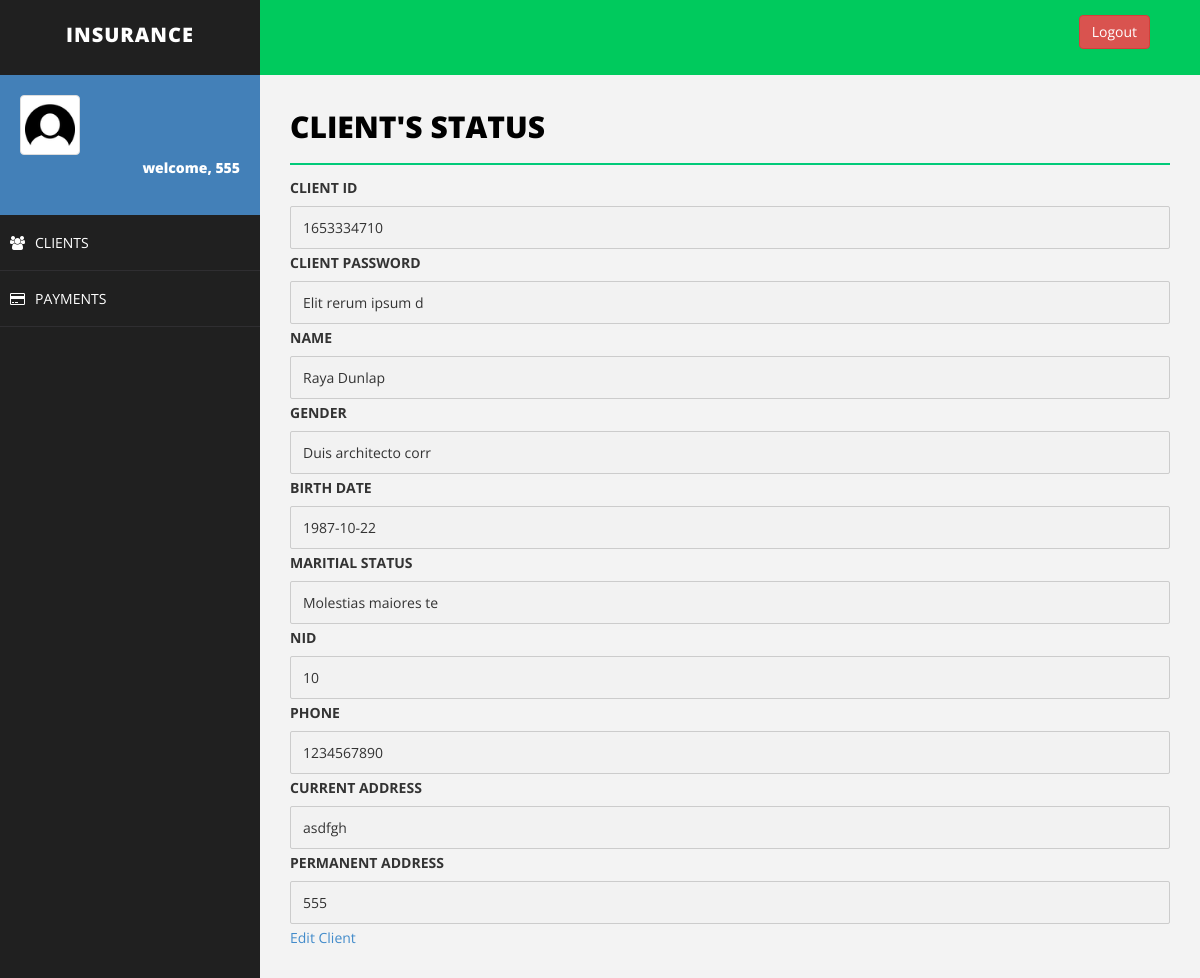
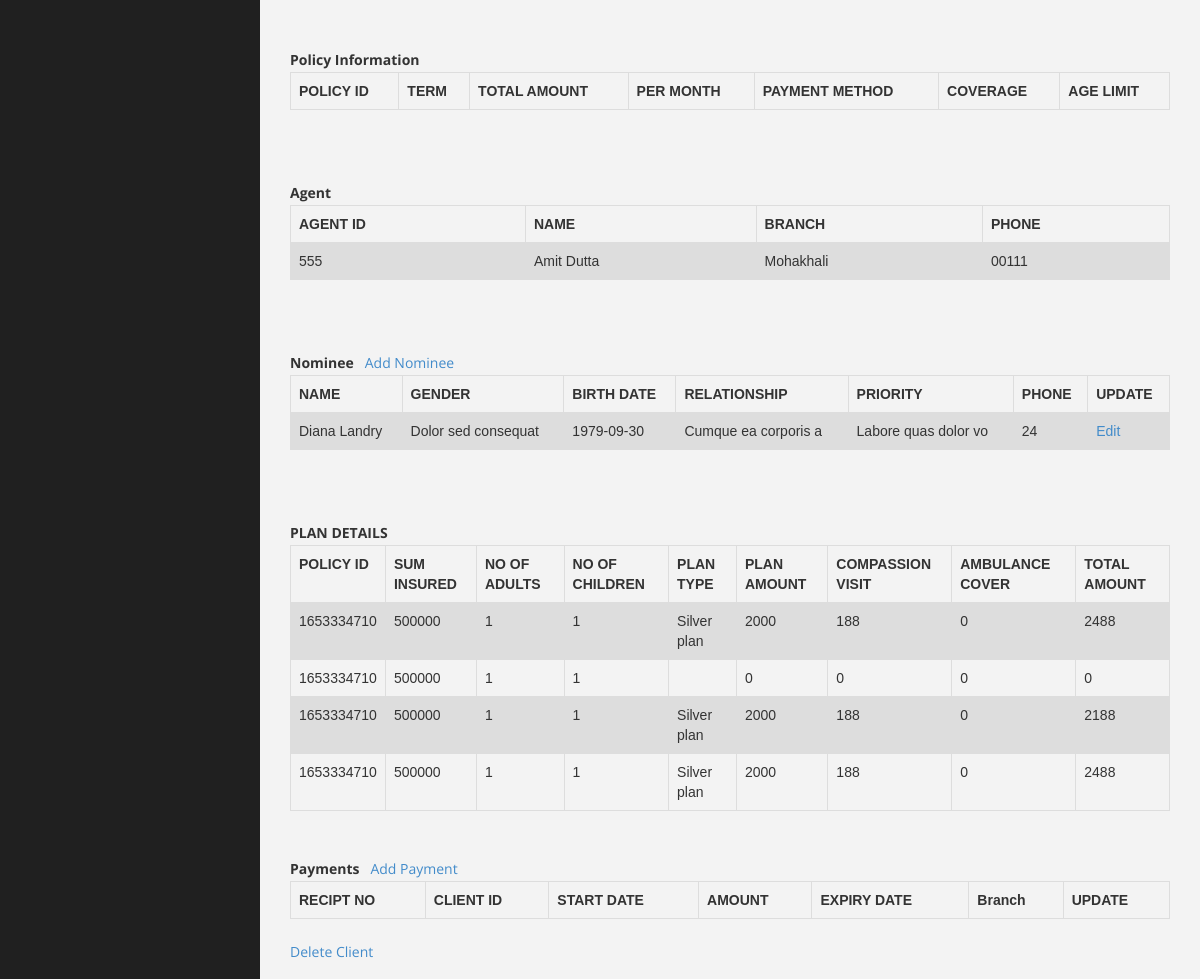
Page /clientStatus.php?client_id=1653334710 (signed in) on the committed database (2 pictures, top to bottom).
### tables this page shows
CREATE TABLE `client` (
  `client_id` varchar(200) NOT NULL,
  `client_password` varchar(30) NOT NULL,
  `name` varchar(50) NOT NULL,
  `sex` varchar(20) NOT NULL,
  `birth_date` varchar(20) NOT NULL,
  `marital_status` varchar(20) NOT NULL,
  `nid` varchar(50) NOT NULL,
  `phone` varchar(20) NOT NULL,
  `address` varchar(50) NOT NULL,
  `agent_id` varchar(20) NOT NULL,
  `image` varchar(200) NOT NULL,
  `child1_name` text NOT NULL,
  `child1_gender` text NOT NULL,
  `child1_birth_date` text NOT NULL,
  `child1_national_id` text NOT NULL,
  `child1_relationship` text NOT NULL,
  `child1_priority` text NOT NULL,
  `child1_phone` int(255) NOT NULL,
  `child2_name` text NOT NULL,
  `child2_gender` text NOT NULL,
  `child2_birth_date` text NOT NULL,
  `child2_national_id` text NOT NULL,
  `child2_relationship` text NOT NULL,
  `child2_priority` text NOT NULL,
  `child2_phone` int(255) NOT NULL,
  `father_name` text NOT NULL,
  `father_gender` text NOT NULL,
  `father_birth_date` text NOT NULL,
  `father_national_id` text NOT NULL,
  `father_relationship` text NOT NULL,
  `father_priority` text NOT NULL,
  `father_phone` int(255) NOT NULL,
  `mother_name` text NOT NULL,
  `mother_gender` text NOT NULL,
  `mother_birth_date` text NOT NULL,
  `mother_national_id` text NOT NULL,
  `mother_relationship` text NOT NULL,
  `mother_priority` text NOT NULL,
  `mother_phone` int(255) NOT NULL,
  `start_date` varchar(255) NOT NULL,
  `end_date` varchar(255) NOT NULL,
  `due_date` varchar(255) NOT NULL,
  `policy_id` varchar(255) NOT NULL,
  `due_amount` varchar(255) NOT NULL,
  `shared_location` varchar(255) NOT NULL,
  `adhar_number` varchar(255) NOT NULL
);

CREATE TABLE `agent` (
  `agent_id` varchar(50) NOT NULL,
  `agent_password` varchar(30) NOT NULL,
  `name` varchar(50) NOT NULL,
  `branch` varchar(50) NOT NULL,
  `phone` varchar(50) NOT NULL
);

CREATE TABLE `nominee` (
  `nominee_id` varchar(200) NOT NULL,
  `client_id` varchar(100) NOT NULL,
  `name` varchar(50) NOT NULL,
  `sex` varchar(20) NOT NULL,
  `birth_date` varchar(50) NOT NULL,
  `nid` varchar(50) NOT NULL,
  `relationship` varchar(20) NOT NULL,
  `priority` varchar(20) NOT NULL,
  `phone` varchar(50) NOT NULL
);

CREATE TABLE `plan` (
  `policy_id` int(11) NOT NULL,
  `sum_insured` int(11) NOT NULL,
  `plan_type` varchar(255) NOT NULL,
  `plan_amount` int(11) NOT NULL,
  `adults` int(11) NOT NULL,
  `children` int(11) NOT NULL,
  `compassion_visit` int(11) NOT NULL,
  `ambulance_cover` int(11) NOT NULL,
  `total_amount` int(11) NOT NULL,
  `created_at` date NOT NULL DEFAULT current_timestamp(),
  `id` int(11) NOT NULL
);

### clientStatus.php (the view, shortened to what this page needs)
<!DOCTYPE html>
<html>
<head>
    <link href="assets/css/bootstrap.css" rel="stylesheet" />
    <link href="assets/css/font-awesome.css" rel="stylesheet" />
    <link href="assets/css/basic.css" rel="stylesheet" />
    <link href="assets/css/custom.css" rel="stylesheet" />
</head>
<?php include 'header.php';
$username = $_SESSION["username"];
?>
        <div id="page-wrapper">
                <div class="row">
                    <div class="col-md-12">
                        <h1 class="page-head-line">Client's Status</h1>
<?php
	if($_SERVER["REQUEST_METHOD"] == "GET"){
		$client_id = $_GET["client_id"];
	}
	$sql = "SELECT * from client where client_id='$client_id'";
	$result = $conn->query($sql);
	$agent_id="";
?>
<?php
	while($row = $result->fetch_assoc()) {
?>
<?php
		echo "<label for=\"fname\">CLIENT ID</label>";
	    echo "<input disabled type=\"text\" client_id=\"fname\" name=\"client_id\" placeholder=\"clients id..\" value=\"$row[client_id]\">";
		echo "<label for=\"fname\">CLIENT PASSWORD</label>";
	    echo "<input disabled type=\"text\" client_id=\"fname\" name=\"client_password\" placeholder=\"client password..\" value=\"$row[client_password]\">";
		echo "<label for=\"fname\">NAME</label>";
	    echo "<input disabled type=\"text\" client_id=\"fname\" name=\"name\" placeholder=\"clients Name..\" value=\"$row[name]\">";
		echo "<label for=\"fname\">GENDER</label>";
		echo "<input disabled type=\"text\" client_id=\"fname\" name=\"sex\" placeholder=\"clients gender..\" value=\"$row[sex]\">";
		echo "<label for=\"fname\">BIRTH DATE</label>";
		echo "<input disabled type=\"text\" client_id=\"fname\" name=\"birth_date\" placeholder=\"clients Birth Date..\" value=\"$row[birth_date]\">";
		echo "<label for=\"fname\">MARITIAL STATUS</label>";
		echo "<input disabled type=\"text\" client_id=\"fname\" name=\"marital_status\" placeholder=\"clients Maritial Status..\" value=\"$row[marital_status]\">";
		echo "<label for=\"fname\">NID</label>";
		echo "<input disabled type=\"text\" client_id=\"fname\" name=\"nid\" placeholder=\"clients NID..\" value=\"$row[nid]\">";
		echo "<label for=\"fname\">PHONE</label>";
		echo "<input disabled type=\"text\" client_id=\"fname\" name=\"phone\" placeholder=\"clients Phone..\" value=\"$row[phone]\">";
		echo "<label for=\"fname\">CURRENT ADDRESS</label>";
		echo "<input disabled type=\"text\" client_id=\"fname\" name=\"address\" placeholder=\"clients Address..\" value=\"$row[address]\">";
		echo "<label for=\"fname\">PERMANENT ADDRESS</label>";
		echo "<input disabled type=\"text\" client_id=\"fname\" name=\"policy_id\" placeholder=\"policy id..\" value=\"$row[agent_id]\">";
		$c_id      = $row["client_id"];
		$a_id  = $row["agent_id"];
		$agent_id = $row["agent_id"];
		echo "<a href='editClient.php?client_id=".$c_id."'>Edit Client</a>\n";
    }
		echo "<br>\n";
	    echo "<br>\n";
	echo "<table class=\"table\">\n";
    echo "  <tr>\n";
    echo "    <th>POLICY ID</th>\n";
    echo "    <th>TERM</th>\n";
    echo "    <th>TOTAL AMOUNT</th>\n";
    echo "    <th>PER MONTH</th>\n";
	echo "    <th>PAYMENT METHOD</th>\n";
    echo "    <th>COVERAGE</th>\n";
    echo "    <th>AGE LIMIT</th>\n";
    echo "  </tr>\n";
echo '</div>';
	echo "<br>\n";
	echo "<br>\n";
	echo '<b>Policy Information</b>';
	$sql = "SELECT * FROM agent where agent_id='$a_id'";
	$result = $conn->query($sql);
	echo "<table class=\"table\">\n";
    echo "  <tr>\n";
    echo "    <th>AGENT ID</th>\n";
    echo "    <th>NAME</th>\n";
    echo "    <th>BRANCH</th>\n";
    echo "    <th>PHONE</th>\n";
    echo "  </tr>";
	if ($result->num_rows > 0) {
	while($row = $result->fetch_assoc()) {
		echo "<tr>\n";
		echo "    <td>".$row["agent_id"]."</td>\n";
		echo "    <td>".$row["name"]."</td>\n";
		echo "    <td>".$row["branch"]."</td>\n";
		echo "    <td>".$row["phone"]."</td>\n";
		echo "  </tr>";
	}
	}
	echo '<b>Agent</b>';
	$sql = "SELECT * FROM nominee where client_id='$c_id'";
	$result = $conn->query($sql);
	echo "<table class=\"table\">\n";
    echo "  <tr>\n";
    echo "    <th>NAME</th>\n";
    echo "    <th>GENDER</th>\n";
    echo "    <th>BIRTH DATE</th>\n";
	echo "    <th>RELATIONSHIP</th>\n";
	echo "    <th>PRIORITY</th>\n";
    echo "    <th>PHONE</th>\n";
	echo "    <th>UPDATE</th>\n";
    echo "  </tr>";
	if ($result->num_rows > 0) {
	while($row = $result->fetch_assoc()) {
		echo "<tr>\n";
		echo "    <td>".$row["name"]."</td>\n";
		echo "    <td>".$row["sex"]."</td>\n";
		echo "    <td>".$row["birth_date"]."</td>\n";
		echo "    <td>".$row["relationship"]."</td>\n";
		echo "    <td>".$row["priority"]."</td>\n";
		echo "    <td>".$row["phone"]."</td>\n";
		if($agent_id == $username || "ahmed" == $username){
			echo "<td>"."<a href='editNominee.php?nominee_id=".$row["nominee_id"]. "'>Edit</a>"."</td>\n";
		}else {
			echo "<td>"."<a class=\"dis\" href='editNominee.php?nominee_id=".$row["nominee_id"]. "'>Edit</a>"."</td>\n";
		}
		echo "  </tr>";
	}
	}
	echo '<b>Nominee</b>'; echo '&nbsp';echo '&nbsp';echo '&nbsp';
	if($agent_id== $username || "ahmed" == $username){
			echo "<a href='addNominee.php?client_id=".$c_id. "'>Add Nominee</a>";
		}else {
			echo "<a class=\"dis\" href='addNominee.php?client_id=".$c_id. "'>Add nominee</a>";
		}
	$sql = "SELECT * FROM plan where policy_id='$c_id'";
	$result = $conn->query($sql);
	echo "<table class=\"table\">\n";
    echo "  <tr>\n";
    echo "    <th>POLICY ID</th>\n";
    echo "    <th>SUM INSURED</th>\n";
    echo "    <th>NO OF ADULTS</th>\n";
	echo "    <th>NO OF CHILDREN</th>\n";
	echo "    <th>PLAN TYPE</th>\n";
    echo "    <th>PLAN AMOUNT</th>\n";
	echo "    <th>COMPASSION VISIT</th>\n";
	echo "    <th>AMBULANCE COVER</th>\n";
	echo "    <th>TOTAL AMOUNT</th>\n";
    echo "  </tr>";
	if ($result->num_rows > 0) {
	while($row = $result->fetch_assoc()) {
		echo "<tr>\n";
		echo "    <td>".$row["policy_id"]."</td>\n";
		echo "    <td>".$row["sum_insured"]."</td>\n";
		echo "    <td>".$row["adults"]."</td>\n";
		echo "    <td>".$row["children"]."</td>\n";
		echo "    <td>".$row["plan_type"]."</td>\n";
		echo "    <td>".$row["plan_amount"]."</td>\n";
		echo "    <td>".$row["compassion_visit"]."</td>\n";
		echo "    <td>".$row["ambulance_cover"]."</td>\n";
		echo "    <td>".$row["total_amount"]."</td>\n";
		echo "  </tr>";
	}
	}
	echo '<b>PLAN DETAILS</b>'; echo '&nbsp';echo '&nbsp';echo '&nbsp';
	echo "<table class=\"table\">\n";
    echo "  <tr>\n";
    echo "    <th>RECIPT NO</th>\n";
    echo "    <th>CLIENT ID</th>\n";
    echo "    <th>START DATE</th>\n";
    echo "    <th>AMOUNT</th>\n";
	echo "    <th>EXPIRY DATE</th>\n";
    echo "    <th>Branch</th>\n";
	echo "    <th>UPDATE</th>\n";
    echo "  </tr>";
	echo "<br>\n";
	echo '<b>Payments</b>';  echo '&nbsp';echo '&nbsp';echo '&nbsp'; echo "<a href='addPayment.php?client_id=".$c_id."'>Add Payment</a>";
	echo "</table>\n";
	if($agent_id== $username || "ahmed" == $username){
			echo "<td>"."<a href='deleteClient.php?client_id=".$client_id. "'>Delete Client</a>"."</td>\n";
		}else {
		}
?>
                </div>
        </div>
    </div>
</body>
</html>

### assets/css/basic.css (style rules this page uses)
body { font-family: 'Open Sans', sans-serif; line-height:25px; }
#page-wrapper { padding: 15px 15px; min-height: 600px; background: #F3F3F3; }
.page-head-line { font-size: 30px; text-transform: uppercase; color: #000; font-weight: 800; padding-bottom: 20px; border-bottom: 2px solid #00CA79; margin-bottom: 10px; }
@media (min-width:768px) { #page-wrapper { margin: 0 0 0 260px; padding: 15px 30px; min-height: 1200px; } }

### clientStatus.php (style rules this page uses)
input[type=text], select { width: 100%; padding: 8px 12px; margin: 1px 0; display: inline-block; border: 1px solid #ccc; border-radius: 2px; box-sizing: border-box; }
table { font-family: arial, sans-serif; border-collapse: collapse; width: 100%; }
td, th { border: 1px solid #dddddd; text-align: left; padding: 8px; }
tr:nth-child(even) { background-color: #dddddd; }

### rows in the picture
client: client_id "1653334710", client_password "Elit rerum ipsum d", name "Raya Dunlap", sex "Duis architecto corr", birth_date "1987-10-22", marital_status "Molestias maiores te", nid "10", phone "1234567890", address "asdfgh", policy_id "555"
agent: agent_id "555", name "Amit Dutta", branch "Mohakhali", phone "00111"
nominee: name "Diana Landry", sex "Dolor sed consequat", birth_date "1979-09-30", relationship "Cumque ea corporis a", priority "Labore quas dolor vo", phone "24"
plan: policy "1653334710", sum_insured "500000", adults "1", children "1", plan_type "Silver plan", plan_amount "2000", compassion_visit "188", ambulance_cover "0", total_amount "2488"
plan: policy "1653334710", sum_insured "500000", adults "1", children "1", plan_amount "0", compassion_visit "0", ambulance_cover "0", total_amount "0"
plan: policy "1653334710", sum_insured "500000", adults "1", children "1", plan_type "Silver plan", plan_amount "2000", compassion_visit "188", ambulance_cover "0", total_amount "2188"
plan: policy "1653334710", sum_insured "500000", adults "1", children "1", plan_type "Silver plan", plan_amount "2000", compassion_visit "188", ambulance_cover "0", total_amount "2488"

### other values in the picture
$_SESSION["username"] "555"
